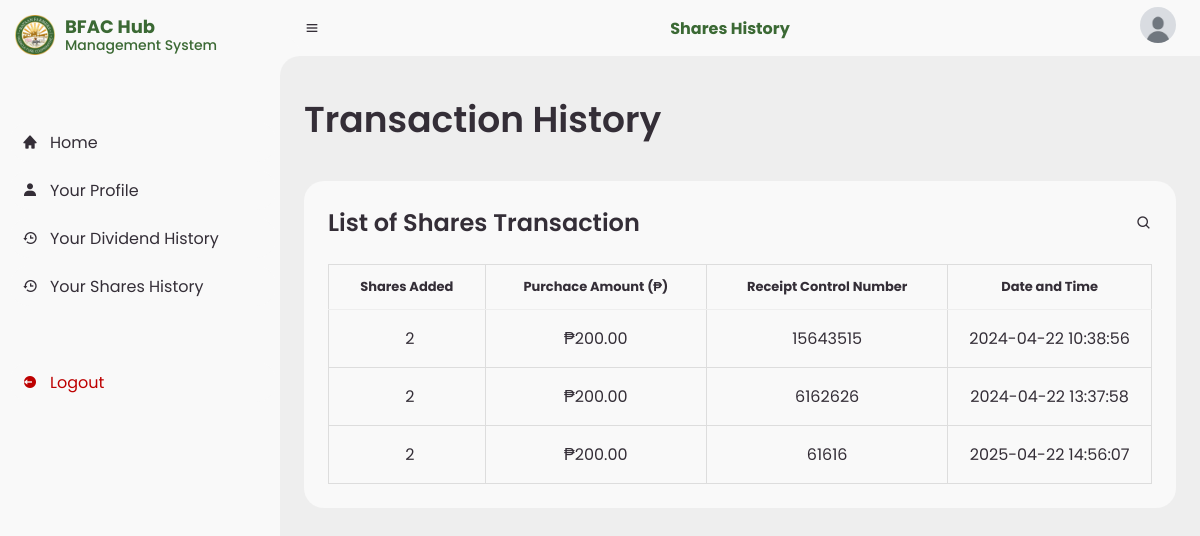
The page /user/user_share.php (signed in) on the database as committed earlier.
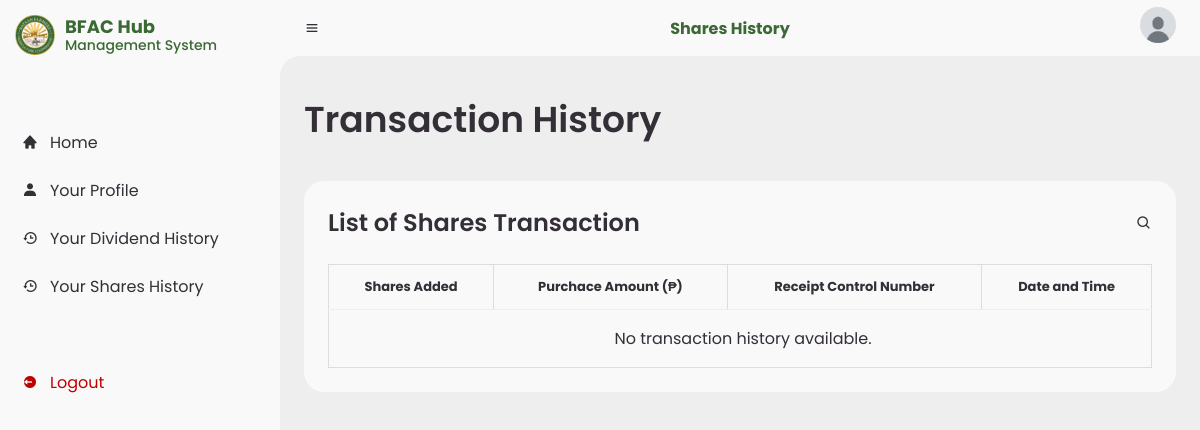
The same page on the database as committed later.
### tables this page shows
CREATE TABLE `admin_shares_list` (
  `id` int(11) NOT NULL,
  `member_id` int(11) NOT NULL,
  `paid_up_share_capital` decimal(10,2) NOT NULL,
  `share_capital` decimal(10,2) NOT NULL,
  `receipt_number` varchar(255) NOT NULL,
  `created_at` timestamp NOT NULL DEFAULT current_timestamp() ON UPDATE current_timestamp()
);

### auth/session.php (called while the page is built, shortened)
<?php
    if (isset($_SESSION['user_logged']) && $_SESSION['user_logged'] == true) {
        $member_id = $_SESSION['member_id'];
        $profile_image = $_SESSION['profile_image'];
    } else if (isset($_SESSION['admin_logged']) && $_SESSION['admin_logged'] == true) {
        $role = $_SESSION['role'];
        $full_name = $_SESSION['full_name'];
        $email = $_SESSION['email'];
        $username = $_SESSION['username'];
        $profile_image = $_SESSION['profile_image'];
    } else {
        header("Location: ../index.php");
        exit();
    }
?>

### user/user_share.php (the view, shortened to what this page needs)
<?php
	include "../config/db.php";
	include "../auth/session.php";
	$sales_query = "SELECT * FROM admin_shares_list WHERE member_id = '$member_id'";
	$sales_result = mysqli_query($conn, $sales_query);
?>
<!DOCTYPE html>
<html lang="en">
<head>
    <link href='https://unpkg.com/boxicons@2.0.9/css/boxicons.min.css' rel='stylesheet'>
    <link rel="stylesheet" href="../css/style.css">
    <link rel="stylesheet" href="../css/modal.css">
	<link rel="stylesheet" href="../css/shares.css">
<body>
	<?php include "user_components/user_sidebar.php"; ?>
	<section id="content">
		<?php include "user_components/user_navbar.php"; ?>
		<main>
			<div class="head-title">
			<div class="left">
				<h1 id="page-title">Transaction History</h1>
			</div>
			</div>
			<div class="table-data">
				<div class="order">
					<div class="head">
						<h3>List of Shares Transaction </h3>
						<i class="bx bx-search"></i>
					</div>
					<table>
						<thead>
							<tr>
								<th>Shares Added</th>
								<th>Purchace Amount (₱)</th>
								<th>Receipt Control Number</th>
								<th>Date and Time</th>
						</thead>
						<tbody>
							<?php
								if (mysqli_num_rows($sales_result) > 0) {
									while ($sales_row = mysqli_fetch_assoc($sales_result)) {
										$share_capital = number_format($sales_row['share_capital']);
										$paid_up_share_capital = number_format($sales_row['paid_up_share_capital']);
										echo "<tr>
											<td>{$share_capital}</td>
											<td>₱{$paid_up_share_capital}.00</td>
											<td>{$sales_row['receipt_number']}</td>
											<td>{$sales_row['created_at']}</td>
										</tr>";
									}
								} else {
									echo "<tr><td colspan='4'>No transaction history available.</td></tr>";
								}
							?>
						</tbody>
					</table>
				</div>
			</div>
		</main>
	</section>
</body>
</html>

### user/user_components/user_sidebar.php
<section id="sidebar">
    <a href="#" class="brand">
        <img src="../img/logo.png" alt="Logo" class="logo">
        <div class="text">
            <span class="title">BFAC Hub</span>
            <span class="subtitle">Management System</span>
        </div>
    </a>
    <ul class="side-menu top">
        <li ><a href="home.php"><i class='bx bxs-home' ></i><span class="text"> Home</span></a></li>
        <li><a href="profile.php"><i class="bx bxs-user"></i><span class="text">Your Profile</span></a></li>
        <li><a href="user_div.php"><i class='bx bx-history'></i><span class="text">Your Dividend History </span></a></li>
        <li><a href="user_share.php"><i class='bx bx-history'></i><span class="text">Your Shares History </span></a></li>
    </ul>
    <ul class="side-menu">
        <li><a href="../auth/logout.php" class="logout"><i class="bx bxs-log-out-circle"></i><span class="text">Logout</span></a></li>
    </ul>
</section>

### user/user_components/user_navbar.php
<?php
    $backtrace = debug_backtrace();
    $parentFile = $backtrace[0]['file'] ?? null;
    $filename = basename($parentFile);
    if($filename == 'home.php') {
        $title = 'Home';
    } else if($filename =='profile.php') {
        $title = 'Your Profile';
    } else if($filename =='user_div.php') {
        $title = 'Dividends History';
    } else {
        $title = 'Shares History';
    }
?>
<nav>
    <i class="bx bx-menu"></i>
    <h4 style="color: var(--green);"><?php echo $title; ?></h4>
    <a href="#" class="profile"><img src="../<?php echo $profile_image; ?>" alt="Profile" /></a>
</nav>

### css/style.css (style rules this page uses)
* { margin: 0; padding: 0; box-sizing: border-box; font-family: var(--poppins); }
a { text-decoration: none; }
li { list-style: none; }
:root { --poppins: 'Poppins', sans-serif; --lato: 'Lato', sans-serif; --light: #F9F9F9; --light-blue:#b3e5fc; --blue: #1e88e5; --light-blue: #CFE8FF; --grey: #eee; --dark-grey: #AAAAAA; --dark: #342E37; --yellow: #FD7238; --dark-yellow:#eb6a34; --light-yellow: #ffe6c6; --orange: #FD7238; --light-red: #ffd3d3; --light-green: #3b693459; --green: #3b6934; --dark-green: #31572b; --red: #bd0000; --dark-red: #9a0101; }
html { overflow-x: hidden; }
body { background: var(--grey); overflow-x: hidden; }
#sidebar { position: fixed; top: 0; left: 0; width: 280px; height: 100%; background: var(--light); z-index: 2000; font-family: var(--lato); transition: .3s ease; overflow-x: hidden; scrollbar-width: none; }
#sidebar .brand { font-size: 20px; font-weight: 700; height: 70px; display: flex; align-items: center; color: var(--green); position: sticky; top: 0; left: 0; background: var(--light); z-index: 500; padding: 10px 15px; box-sizing: border-box; gap: 10px; }
#sidebar .brand .logo { width: 40px; height: 50px; object-fit: contain; }
#sidebar .brand .text { display: flex; flex-direction: column; line-height: 1.2; }
#sidebar .brand .title { font-size: 18px; font-weight: bold; }
#sidebar .brand .subtitle { font-size: 14px; font-weight: 500; color: var(--dark-gray); }
#sidebar .side-menu { width: 100%; margin-top: 48px; }
#sidebar .side-menu li { height: 48px; background: transparent; margin-left: 6px; border-radius: 48px 0 0 48px; padding: 4px; }
#sidebar .side-menu li a { width: 100%; height: 100%; background: var(--light); display: flex; align-items: center; border-radius: 48px; font-size: 16px; color: var(--dark); white-space: nowrap; overflow-x: hidden; }
#sidebar .side-menu li a.logout { color: var(--red); }
#sidebar .side-menu li a .bx { min-width: calc(60px - ((4px + 6px) * 2)); display: flex; justify-content: center; }
#content { position: relative; width: calc(100% - 280px); left: 280px; transition: .3s ease; }
#content nav { height: 56px; background: var(--light); padding: 0 24px; display: flex; align-items: center; grid-gap: 24px; font-family: var(--lato); position: sticky; top: 0; left: 0; z-index: 1000; }
#content nav::before { content: ''; position: absolute; width: 40px; height: 40px; bottom: -40px; left: 0; border-radius: 50%; box-shadow: -20px -20px 0 var(--light); }
#content nav a { color: var(--dark); }
#content nav .bx.bx-menu { cursor: pointer; color: var(--dark); }
#content nav .profile img { width: 36px; height: 36px; object-fit: cover; border-radius: 50%; }
#content main { width: 100%; padding: 36px 24px; font-family: var(--poppins); max-height: calc(100vh - 56px); overflow-y: auto; }
#content main .head-title { display: flex; align-items: center; justify-content: space-between; grid-gap: 16px; flex-wrap: wrap; }
#content main .head-title .left h1 { font-size: 36px; font-weight: 600; margin-bottom: 10px; color: var(--dark); }
#content main .table-data { display: flex; flex-wrap: wrap; grid-gap: 24px; margin-top: 24px; width: 100%; color: var(--dark); }
#content main .table-data > div { border-radius: 20px; background: var(--light); padding: 24px; overflow-x: auto; }
#content main .table-data .head { display: flex; align-items: center; grid-gap: 16px; margin-bottom: 24px; }
#content main .table-data .head h3 { margin-right: auto; font-size: 24px; font-weight: 600; }
#content main .table-data .head .bx { cursor: pointer; }
#content main .table-data .order, #content main .table-data .div { flex-grow: 1; flex-basis: 500px; }
#content main .table-data .order table, #content main .table-data .div table { width: 100%; border-collapse: collapse; }
#content main .table-data .order table th, #content main .table-data .div table th { padding-bottom: 12px; font-size: 13px; text-align: left; border-bottom: 1px solid var(--grey); text-align: center; }
#content main .table-data .order table td { padding: 16px 0; }
#content main .table-data .order table tr td:first-child, #content main .table-data .div table tr td:first-child { padding-left: 6px; }
.table-data .order table th, .table-data .order table td { padding: 12px 15px; text-align: center; border: 1px solid #ddd; }

Rows that differ between the two databases and show on the page:
no longer on this page (row edited): admin_shares_list: share_capital "2", paid_up_share_capital "200", receipt_number "15643515", created_at "2024-04-22 10:38:56"
no longer on this page (row edited): admin_shares_list: share_capital "2", paid_up_share_capital "200", receipt_number "6162626", created_at "2024-04-22 13:37:58"
removed admin_shares_list: share_capital "2", paid_up_share_capital "200", receipt_number "61616", created_at "2025-04-22 14:56:07"
Other text that changed with them:
text now shown: "No transaction history available."
